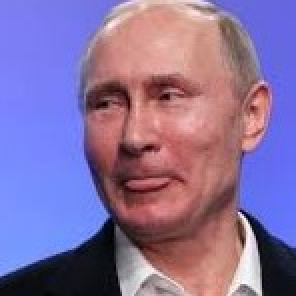
#> input picture pics/putin.png, 148 x 148 px (shown 2 times larger)
$ python newerror.py   (older library calls are emulated)
#> lines starting #> are read from the running program, lines starting #| are printed output that depends on the picture; after the words box and inside, x2 and y2 are one past the last pixel; in counts of white or black regions, pixels touching at a corner belong together
import numpy as np
from PIL import Image, ImageDraw, ImageTk
import math
from tkinter import Tk, Canvas
from tkinter.ttk import Frame, Label
import concurrent.futures
import time

# for printing whole nparrays
import sys
np.set_printoptions(threshold=sys.maxsize)

image_path_in = 'pics/putin.png'
image_path_out = 'pics/putin_gr.png'

Rc = 20			# canvas radius in cm
t = 0.1			# thread weight in cm
m = 100			# number of pins
d_m = 0.2		# pin diameter
n = 4		# number of executed connections
L_min = 20		# min pin to be connected, conn min length = 1 if all connections needed

Rcp = int(Rc / t)					# canvas radius in pixels
Z = 2 * Rcp							# number of pixels in diameter (resolution)
a = 360 / m							# angle step for pins in degrees
N = 2 * m * (m - 2 * L_min + 1)		# number of all possible connections

n = int(N * 0.05)

assert(Rc > 0)
assert(t > 0)
assert (m > 0)
assert(d_m > 0)
assert(0 <= n <= N)
assert(0 <= L_min <= m/2)

def set_pin_coords(Z, m, a, pins):
#> called with Z = 400, m = 100, a = 3.6, pins = array of shape (100, 2)
	angle = 0
	for pin in range(m):
		pins[pin] = np.array([np.floor(Z/2 + (Z - 2)/2 * np.cos(np.radians(angle))), np.floor(Z/2 + (Z - 2)/2 * np.sin(np.radians(angle)))])
		angle += a

def image_parse(image_path_in, image_path_out, Z):
	# load
#> called with image_path_in = 'pics/putin.png', image_path_out = 'pics/putin_gr.png', Z = 400
	image = Image.open(image_path_in)
#> image is the input picture: PIL image 148x148 RGB; mean R, G, B 134.9, 112.2, 158.2

	# square crop
	if image.size[0] < image.size[1]:
		side = image.size[0]
	else:
		side = image.size[1]
#> side = 148
	image.crop((image.size[0] / 2, image.size[1] / 2, side, side))

	# greyscale
	image = image.convert('L')
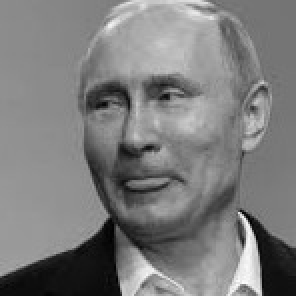
#> image: PIL image 148x148 L (shown 2 times larger); min 0, max 251, mean 124.2

	# restore matching resolution
	image = image.resize((Z, Z), Image.ANTIALIAS)
#> image: PIL image 400x400 L

	# circle crop
	circlecrop = Image.new('L', [Z, Z], 255)
#> circlecrop: PIL image 400x400 L; every value is 255
	circle = ImageDraw.Draw(circlecrop)
	circle.pieslice([1, 1, Z - 1, Z - 1], 0, 360, fill=0)
	npcrop = np.array(circlecrop)
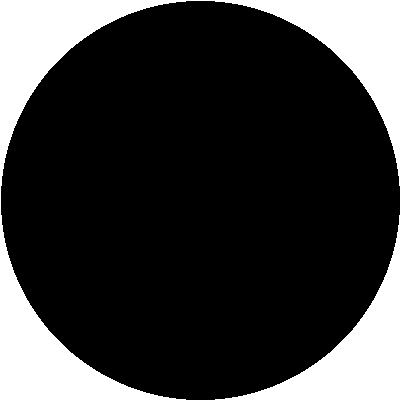
#> npcrop: shape (400, 400); 21.9% white; 2 white regions, box (x1, y1, x2, y2) and area: (0, 0, 400, 400) 26494, (215, 215, 400, 400) 8565
	img = np.asarray(image).copy()
	img[npcrop == 255] = 255
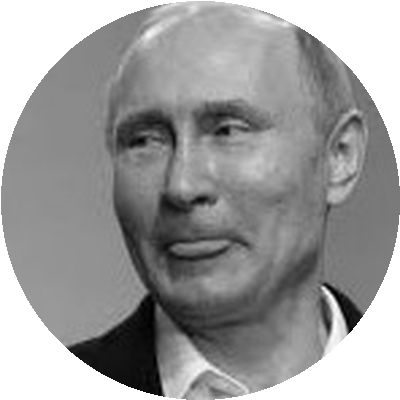
#> img: shape (400, 400); min 0, max 255, mean 155.5

	#save
	Image.fromarray(img).save(image_path_out)
	return img

def find_conn_by_index(index):
	one_type_count = N / 4
	max_pins_in_line = m - 2 * L_min + 1

	f_type = index // one_type_count
	part_index = index % one_type_count
	if part_index < max_pins_in_line * L_min:
		pin_1 = part_index // max_pins_in_line
		pin_2 = pin_1 + L_min + (part_index % max_pins_in_line)
	else:
		pin_1 = L_min
		part_index -= max_pins_in_line * L_min
		max_pins_in_this_line = max_pins_in_line - 1
		while (part_index >= max_pins_in_this_line):
			part_index -= max_pins_in_this_line
			max_pins_in_this_line -= 1
			pin_1 += 1
		pin_2 = pin_1 + L_min + (part_index % max_pins_in_this_line)
	return([pin_1, pin_2, f_type])

def find_index_by_pins(pin_1, pin_2, type):
	one_type_count = N / 4
	max_pins_in_line = m - 2 * L_min + 1

	if (pin_1 > pin_2):
		pin_1, pin_2 = pin_2, pin_1
		if (type == 0):
			type = 2
		elif (type == 2):
			type = 0
	if (pin_1 < L_min):
		if (pin_2 >= pin_1 + L_min and pin_2 <= N + pin_1 - L_min + 1):
			one_type_index = pin_1 * max_pins_in_line + pin_2 - L_min - pin_1
			return one_type_index + one_type_count * type
		else:
			return -1
	if (pin_2 >= pin_1 + L_min and pin_2 < N):
		index = max_pins_in_line * L_min
		max_pins_in_this_line = max_pins_in_line - 1
		found_pin = L_min
		while (found_pin != pin_1):
			found_pin += 1
			index += max_pins_in_this_line
			max_pins_in_this_line -= 1
		return (index + pin_2 - L_min - pin_1) + one_type_count * type
	else:
		return -1

def draw(pin_1, pin_2, f_type, res, img):
	error = 0
	len_p = 0

	xk = pin_1[0]
	xn = pin_2[0]
	yk = pin_1[1]
	yn = pin_2[1]
	intensity = 255 #levels of intensity
	# intensity = 255
	dx = xk - xn
	dy = yk - yn

	# color pin_coords black
	error += int(img[yk][xk])
	error += int(img[yn][xn])
	len_p += 2

	# res[yk][xk] = 0
	# res[yn][xn] = 0

	curInt = intensity

	# vertical line
	if (dx == 0):
		sy = np.sign(yk - yn)
		y = yn
		while (y != yk):
			if (res[y][xn] <= curInt):
				res[y][xn] = 0
				error += int(img[y][xn])
				len_p += 1
			else:
				res[y][xn] -= curInt
				error += int(img[y][xn]) - int(res[y][xn]) + curInt
				len_p += 1
			y += sy

	# horizontal line
	elif (dy == 0):
		sx = np.sign(xk - xn)
		x = xn
		while (x != xk):
			if (res[yn][x] <= curInt):
				res[yn][x] = 0
				error += int(img[yn][x])
				len_p += 1
			else:
				res[yn][x] -= curInt
				error +=  int(img[yn][x]) - int(res[yn][x]) + curInt
				len_p += 1
			x += sx

	# m < 1
	elif (abs(dy) <= abs(dx)):
		if (dx < 0):
			xk, xn = xn, xk
			yk, yn = yn, yk
			dx = -dx
			dy = -dy
		m = dy / dx

		yi = yn + m
		for x in range (xn + 1, xk, 1):
			curInt = intensity - (yi % 1) * intensity
			if res[math.floor(yi)][x] <= curInt:
				res[math.floor(yi)][x] = 0
				error += int(img[math.floor(yi)][x])
				len_p += 1
			else:
				res[math.floor(yi)][x] -= curInt
				error += int(img[math.floor(yi)][x]) - int(res[math.floor(yi)][x]) + curInt
				len_p += 1
			if (curInt != intensity):
				curInt = intensity - curInt
				if res[math.floor(yi)+1][x] <= curInt:
					res[math.floor(yi)+1][x] = 0
					error += int(img[math.floor(yi)+1][x])
					len_p += 1
				else:
					res[math.floor(yi)+1][x] -= curInt
					error += int(img[math.floor(yi)+1][x]) - int(res[math.floor(yi)+1][x]) + curInt
					len_p += 1
			yi = yi + m

	else:
		if (dy < 0):
			xn, xk = xk, xn
			yn, yk = yk, yn

			dy = -dy
			dx = -dx

		m = dx / dy

		xi = xn + m
		for y in range (yn + 1, yk, 1):
			curInt =  intensity - (xi % 1) * intensity
			if res[y][math.floor(xi)] <= curInt:
				res[y][math.floor(xi)] = 0
				error += int(img[y][math.floor(xi)])
				len_p += 1
			else:
				res[y][math.floor(xi)] -= curInt
				error += int(img[y][math.floor(xi)]) - int(res[y][math.floor(xi)]) + curInt
				len_p += 1
			if (curInt != intensity):
				curInt = intensity - curInt
				if (res[y][math.floor(xi)+1] <= curInt):
					res[y][math.floor(xi)+1] = 0
					error += int(img[y][math.floor(xi)+1])
					len_p += 1
				else:
					res[y][math.floor(xi)+1] -= curInt
					error += int(img[y][math.floor(xi)+1]) - int(res[y][math.floor(xi)+1]) + curInt
					len_p += 1
			xi = xi + m

	error /= len_p
	return error

# init
pins = np.zeros((m, 2), dtype='int16')
set_pin_coords(Z, m, a, pins)
print("pins: shape: ", pins.shape, " : ", pins.nbytes, " bytes")
# print(pins)

conns = np.zeros((N), dtype='bool')
# conns = np.packbits(np.zeros((N), dtype='bool'))		print(N, len(conns))
# conns = np.random.choice(a=[False, True], size=(N), p=[0.99, 0.01])
print("conns: shape: ", conns.shape, " : ", conns.nbytes, " bytes")
# print(conns)

# img = np.zeros((Z, Z), dtype=np.uint8)
img = image_parse(image_path_in, image_path_out, Z)
print("img: shape: ", img.shape, " : ", img.nbytes, " bytes")
#| img: shape:  (400, 400)  :  160000  bytes
# print(img)
# Image.fromarray(img).show(title="img")

res = np.full((Z, Z), 255, dtype=np.uint8)
print("res: shape: ", res.shape, " : ", res.nbytes, " bytes")
# print(res)

err = np.subtract(img, res, dtype='int16')
print("err: shape: ", err.shape, " : ", err.nbytes, " bytes")
#| err: shape:  (400, 400)  :  320000  bytes
# print(err)
minerror = np.sum(np.abs(err))
#> minerror = 15917204
print(minerror)
#| 15917204

sum = pins.nbytes + conns.nbytes + img.nbytes + res.nbytes + err.nbytes
#> sum = 652600
print("\nsum: ", sum, " bytes")
#| sum:  652600  bytes

print ("maximum connection will be made: ", n)


def show_connection(root, canvas, res):
	w = len(res) / 2
	image = ImageTk.PhotoImage(Image.fromarray(res))
	imagesprite = canvas.create_image(w, w, image=image)
	canvas.pack()
	root.update()

def try_connection(listofargs):
	conn_index = listofargs[0]
	pins = listofargs[1]
	res = listofargs[2]
	img = listofargs[3]
	copy_canvas = np.copy(res)
	f_con = find_conn_by_index(conn_index)
	pin_1 = pins[int(f_con[0])]
	pin_2 = pins[int(f_con[1])]
	new_error = draw(pin_1, pin_2, 0, res, img)
	return new_error, conn_index

def draw_connection(conn_index, img, res):
	f_con = find_conn_by_index(conn_index)
	pin_1 = pins[int(f_con[0])]
	pin_2 = pins[int(f_con[1])]
	error = draw(pin_1, pin_2, 0, res, img)
	print(f'error {error}')

def draw_image(img, res, N):
#> called with N = 12200
	root = Tk()
	w = len(img)
#> w = 400
	canvas = Canvas(root,width=w,height=w)
	canvas.pack()

	for j in range(n):
		conn_index = -1

		with concurrent.futures.ProcessPoolExecutor() as executor:
			filter = []
			for i in range(N):
				if not conns[i]:
					filter.append([i, pins, res, img])
			errors = executor.map(try_connection, filter)
			errors = list(errors)

			minerr = errors[0][0]
			conn_index = errors[0][1]
			for er in errors:
				if er[0] < minerr:
					minerr = er[0]
					conn_index = er[1]
			# [4 lines of commented-out code are left out]
			print(f'conn #{conn_index}\t: error = {errors[conn_index]}')

		if conns[conn_index]:
			break

		conns[conn_index] = True
		print("drawing ", conn_index)
		draw_connection(conn_index, img, res)
		show_connection(root, canvas, res)

	print(j, "connections are made")
	Image.fromarray(res).save("pics/res_putin.png")


t1 = time.perf_counter()
#> (the run stopped early here; a loop or call above may not have finished)
